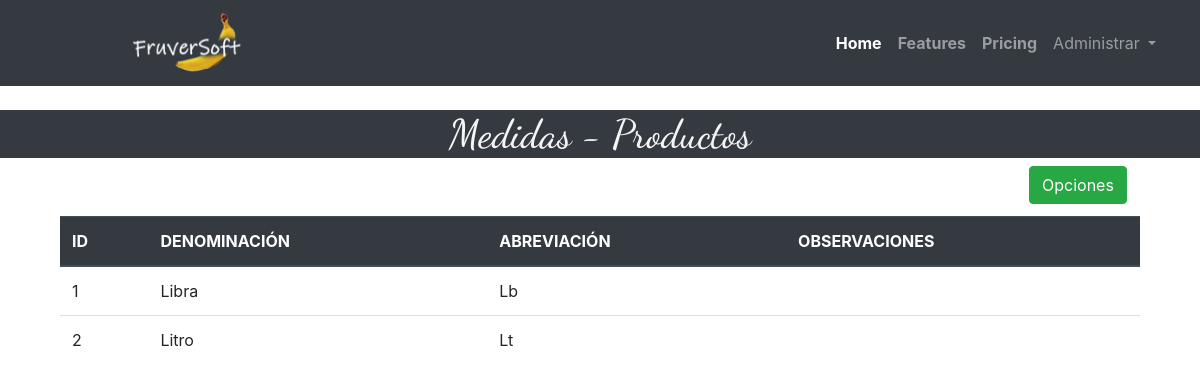
The app's page /Views/listarunidad.php with its own data.
### tables this page shows
CREATE TABLE `tblunidadmedidas` (
  `uniId` int(11) NOT NULL,
  `uniDenominacion` varchar(45) NOT NULL,
  `uniAbreviatura` varchar(10) NOT NULL,
  `uniObservaciones` varchar(500) DEFAULT NULL
);

### Views/listarunidad.php (the view, shortened to what this page needs)
<!doctype html>
<html lang="es">
  <head>
    <link rel="stylesheet" href="https://cdn.jsdelivr.net/npm/bootstrap@4.5.3/dist/css/bootstrap.min.css">
    <link rel="stylesheet" href="../Css/style.css">
  </head>
  <body>
  <header>
          <nav class="navbar navbar-expand-lg navbar-dark bg-dark">
            <a class="navbar-brand" href="../index.php" style="padding-left: 10%;"> <img src="../Img/logo_backend.png" alt="" width="130" height="60"></a>
            <div class="collapse navbar-collapse" id="navbarNav" style="padding-left: 47%">
              <ul class="navbar-nav ">
                <li class="nav-item active">
                  <a class="nav-link"  href="#"><b>Home</b> <span class="sr-only">(current)</span></a>
                </li>
                <li class="nav-item">
                  <a class="nav-link" href="#"><b>Features</b></a>
                </li>
                <li class="nav-item">
                  <a class="nav-link" href="#"><b>Pricing</b></a>
                </li>
                <li class="nav-item dropdown">
                  <a class="nav-link dropdown-toggle" href="#" id="navbarDropdown" role="button" data-toggle="dropdown" aria-haspopup="true" aria-expanded="false">
                    Administrar
                  </a>
                </li>
              </ul>
            </div>
          </nav>
    </header>
      <?php
          require ("../Models/datos_bd_2.php");
          $conexion = mysqli_connect ($host, $usuario, $pass, $nombre);
          $consulta = "SELECT uniId, uniDenominacion, uniAbreviatura, uniObservaciones
          FROM tblunidadmedidas
          ORDER BY uniId;";
          $resultado = mysqli_query ($conexion, $consulta);
      ?>
    <section class="tabla_productos">
      <h1 class="stilepro" style="background-color:#343a40">Medidas - Productos</h1>
      <a href="unidad.php">
      <button type="sutmit" class="btn btn-success"  style="margin-bottom: 1%; margin-left: 85%">
        Opciones
      </button>
      </a>
      <table class="table">
          <thead class="thead-dark">
            <tr>
              <th scope="col">ID</th>
              <th scope="col">DENOMINACIÓN</th>
              <th scope="col">ABREVIACIÓN</th>
              <th scope="col">OBSERVACIONES</th>
            </tr>
          </thead>
          <Tbody>
          <?php
              while ($fila = mysqli_fetch_row ($resultado)){
                echo "<tr scope='row'><td>";
                echo $fila[0] . " ";
                echo "</td><td>";
                echo $fila[1] . " ";
                echo "</td><td>";
                echo $fila[2] . " ";
                echo "</td><td>";
                echo "</td>";
              }
          ?>
          </tr>
        </Tbody>
      </table>
    </section>
  </body>
</html>

### Css/style.css (style rules this page uses)
.stilepro { font-family: 'Dancing Script', cursive; color: whitesmoke; text-align: center; background-color: #00b347; }
.table { width:90%; margin: auto; }

### records on screen
tblunidadmedidas: uniId "1", uniDenominacion "Libra", uniAbreviatura "Lb"
tblunidadmedidas: uniId "2", uniDenominacion "Litro", uniAbreviatura "Lt"
